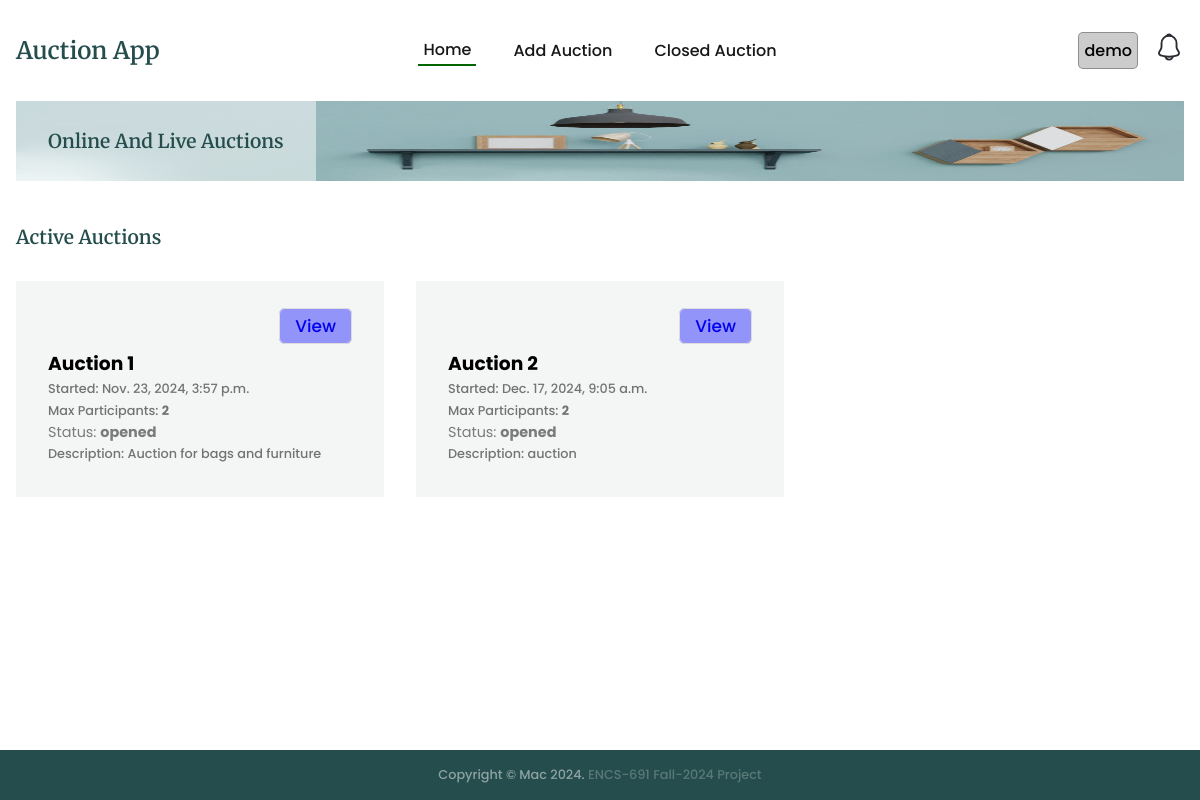
The app's page / (signed in) with its own data.
### auctions/models.py (models this page shows, shortened)
class Auction(models.Model):
    name = models.CharField(max_length=200)
    description = models.CharField(max_length=200)
    status = models.CharField(max_length=200, default='opened')
    auction1 = models.CharField(max_length=200, default='0')
    maxparticipant = models.CharField(max_length=200, default='0')
    username = models.CharField(max_length=200, default='-')
    createdat = models.DateTimeField(default=timezone.now)

### auctions/views.py (the view)
# urls.py: path('', views.index, name='index'),
def index(req):
    context = {
        'pageOptions':{
            'page':'index',
            'buttonLabel':'View',
            'header':'Active Auctions',
            'index': 'active-menu'
        }
    }
    try:
        filteredAuction = Auction.objects.filter(status='opened')
    except:
        logging.error('Index: Auctions not found')
        return render(req, 'auctions/index.html', context=context)
    else:
        context['auctions'] = filteredAuction
        return render(req, 'auctions/index.html', context=context)

### templates/auctions/index.html
{% extends "base.html" %}
{% block content %}
<section class="section__container product__container" id="product">
    {% include "auctions/message.html" %}
    {% if pageOptions %}
    <h4 class="section__header">{{pageOptions.header}}</h4>
    {% if auctions %}
    <div class="product__grid">
        {% for auction in auctions %}
        <div class="product__card">
            <div class="auction__btn">
                <div class="btn-div">
                    <a class="bid-btn" href="{% url 'auctions:auctionIndex' auction.id %}?page={{pageOptions.page}}">
                        {{pageOptions.buttonLabel}}
                    </a>
                </div>
            </div>
            <h3>{{auction.name}}</h3>
            <p>Started: {{auction.createdat}}</p>
            <p>Max Participants: <strong>{{auction.maxparticipant}}</strong></p>
            <div class="product-status">Status: <strong>{{auction.status}}</strong></div>
            <p>Description: {{auction.description}}</p>
        </div>
        {% endfor %}
    </div>
    {% else %}
    <div class="auction-notice">No {{pageOptions.header}} available</div>
    {% endif %}
    {% endif %}
</section>
{% endblock %}

### templates/base.html (shortened to what this page needs)
{% load static %}
<!DOCTYPE html>
<html lang="en">
<head>
  <link rel="stylesheet" href="{% static 'css/styles.css' %}" />
</head>
<body>
  <div id="main-container">
    <nav>
      <div class="nav__header">
        <div class="nav__logo">
          <a href="{% url 'auctions:index' %}" class="logo">Auction App</a>
        </div>
      </div>
      <ul class="nav__links" id="nav-links">
        {% with current_url=request.get_full_path %}
        {% url 'auctions:index' as url %}
        <li class="{% if current_url == url %} active-menu {%endif%}">
          <a href="{{url}}">Home</a>
        </li>
        {% url 'auctions:addAuction' as url %}
        <li class="{% if current_url == url %} active-menu {%endif%}">
          <a href="{{url}}">Add Auction</a>
        </li>
        {% url 'auctions:closedAuction' as url %}
        <li class="{% if current_url == url %} active-menu {%endif%}">
          <a href="{{url}}">Closed Auction</a>
        </li>
        {% endwith %}
      </ul>
      <div class="nav__notification" id="nav-notification">
        {% if user.is_authenticated %}
        <div class="user-container">
          <div id="systemuser">{{user.username}}</div>
        </div>
        <div class="notification-icon" hx-get="{% url 'auctions:notification' %}?type=list" hx-target="#modal-content">
        </div>
        {% else %}
        <a href="{% url 'users:login' %}">Login</a>
        {% endif %}
      </div>
    </nav>
    <header class="section__container header__container" id="home">
      <div class="header__image">
        <img src="{% static 'images/header.png' %}" alt="header" />
      </div>
      <div class="header__content">
        <div>
          <h1>Online And Live Auctions</h1>
        </div>
      </div>
    </header>
    {% block content %}{% endblock %}
  </div>
  <footer class="footer" id="contact">
    <div class="footer__bar">
      Copyright © Mac 2024. <span class="footer-span">ENCS-691 Fall-2024 Project</span>
    </div>
  </footer>
</body>
</html>

### records on screen
Auction: buttonLabel "View", name "Auction 1", createdat "Nov. 23, 2024, 3:57 p.m.", maxparticipant "2", status "opened", description "Auction for bags and furniture"
Auction: buttonLabel "View", name "Auction 2", createdat "Dec. 17, 2024, 9:05 a.m.", maxparticipant "2", status "opened", description "auction"

### other values on screen
{{ user.username }} "demo"
{{ pageOptions.header }} "Active Auctions"
